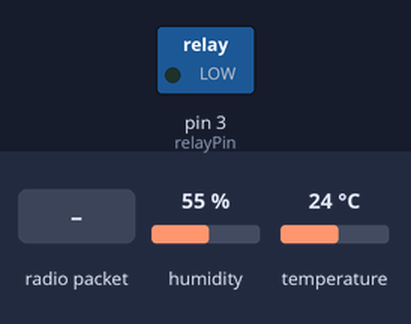
A sketch run on a simulated Arduino Uno, built with avr-gcc and run on an emulated ATmega328P. On the bench: switched loads named in the sketch (green lamp = pin HIGH). The test bench sets the inputs (shaded band); at power-on: humidity 55 %, temperature 24 °C. No radio packets arrive unless stated; what the sketch prints to the serial monitor is not drawn.

Above: at 1.2 s.
1.3 s: radio packet "DATA" arrives
At 2.3 s:
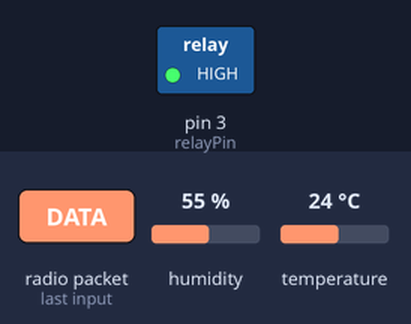
2.8 s: radio packet "DATAM" arrives
At 3.6 s:
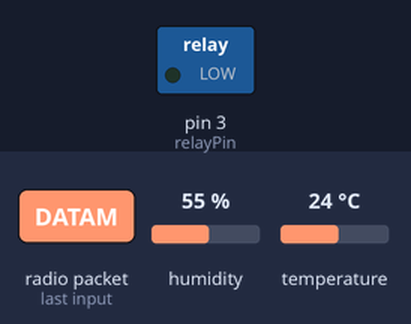
Timing chart, 0 to 5.8 s (numbered marks = the images above; inputs shaded):
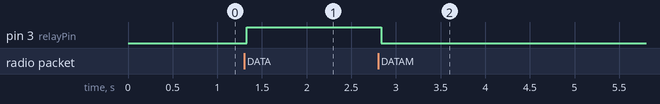

The sketch:

RegulatorRelayLoRaMQTT.ino
```cpp
#include <DHT.h>
#include <SPI.h>
#include <LoRa.h>

//defining pins for sensor
#define DHTPIN 4
#define DHTTYPE DHT22
//defining the sensor
DHT dht(DHTPIN, DHTTYPE);
//array for sensor data
char tem_1[8]={"\0"},hum_1[8]={"\0"};
//def the node id(BOARD). Must be changed for different boards and specified for each, the id also must be added in dragino control panel
const char *node_id = ("<8901>");  //From LG01 via web Local Channel settings on MQTT.Please refer <> dataformat in here.
//def package length
uint8_t datasend[42];
//refresh time for receiving/sending
unsigned long new_time,old_time=0;
//message string
String message = "";
//relay pin
const int relayPin = 3;

void setup()
{
      Serial.begin(9600);
      //begin dht sensor
      dht.begin();
      //setting the pin mode for the relay
      pinMode(relayPin, OUTPUT);
      while (!Serial);
      Serial.println(F("Start MQTT Example"));
      if (!LoRa.begin(868100000))   //868000000 is frequency
      {
          Serial.println("Starting LoRa failed!");
          while (1);
      }
      // Setup Spreading Factor (6 ~ 12)
      LoRa.setSpreadingFactor(7);

      // Setup BandWidth, option: 7800,10400,15600,20800,31250,41700,62500,125000,250000,500000
      //Lower BandWidth for longer distance.
      LoRa.setSignalBandwidth(125000);

      // Setup Coding Rate:5(4/5),6(4/6),7(4/7),8(4/8)
      LoRa.setCodingRate4(5);
      LoRa.setSyncWord(0x34);
      Serial.println("LoRa init succeeded.");
      //receive setting
      LoRa.onReceive(onReceive);
      LoRa.receive();
}

void dhtWrite()
{
     //reading data
    float tem,hum;
    tem = dht.readTemperature();
    delay(100);
    hum = dht.readHumidity();
    char data[50] = "\0";
      //setting data
    for(int i = 0; i < 50; i++)
    {
       data[i] = node_id[i];
    }
      //setting data sequence in the data array
    dtostrf(tem,0,1,tem_1);
    dtostrf(hum,0,1,hum_1);
      //getting the data in data array
     strcat(data,"t3=");
     strcat(data,tem_1);
     strcat(data,"&h3=");
     strcat(data,hum_1);;
     strcpy((char *)datasend,data);
}


void SendData()
{
     //sending data method
     LoRa.beginPacket();
     LoRa.print((char *)datasend);
     LoRa.endPacket();
}

void loop()
{
    //setting loop time(same as "delay()" at the end)
    new_time=millis();
    if (new_time - old_time >= 1000 || old_time == 0)
    {
      //loop actions
      old_time = new_time;
      //sensor data processing
      dhtWrite();
      //sending sensor data
      SendData();
      //receive messages
      LoRa.receive();
    }
}


void onReceive(int packetSize) {
  // read package
  for (int i = 0; i < packetSize; i++) {
      //collecting the data in a string
      message = message + (char)LoRa.read();
  }
  //trim string spaces
  message.trim();
  //uncomment next 3 lines if serial printing of the message is needed
  //Serial.print(message);
  //Serial.print("Received packet : ");
  //Serial.print("\n\r");
  //check the received messages as commands
  if (message == "DATA")
  {
    digitalWrite(relayPin, HIGH);
  }
  else if (message == "DATAM")
  {
    digitalWrite(relayPin, LOW);
  }
  //cleaning the message string
  message = "";
}
```

Measured:
- after the input at 1.3 s, pin 3 (relayPin): LOW → HIGH at once
- after the input at 2.8 s, pin 3 (relayPin): HIGH → LOW at once
